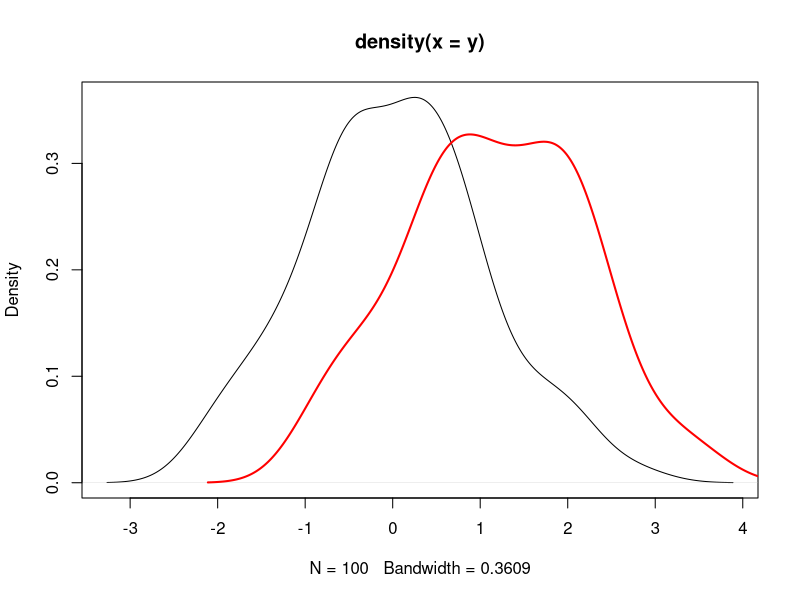

This figure's R source:
#gnerate random numbers between 0 and 1
x=1:100
y=rnorm(x,0,1)
y1= rnorm(x,1,1)
#plotting pdf of the points
plot(density(y))
lines(density(y1), add=T, col='red', lwd=2)
